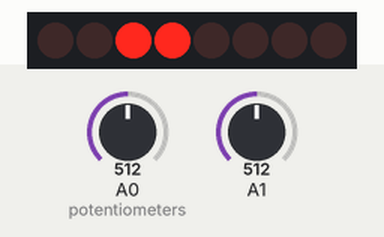
Simulated run of this sketch. Board: Arduino Uno, built with avr-gcc and run on an emulated ATmega328P. Shown: 8 shift-register outputs drawn as a row of LEDs (first output left, lit = HIGH). Wiring (inferred from the names in the program): shift register (74HC595): data pin 6; shift clock pin 7; latch pin 4. Wiring (inferred from the signals the program sends): row of LEDs: on Q0, Q1, Q2, Q3, Q4, Q5, Q6, Q7. The inputs (shaded band) are chosen by the test bench; at power-on: A1 = 512, A0 (potentiometers) = 512. Random numbers use the default seed unless the sketch sets one.

Above: at 6.1 s.
8.1 s: A1 set to 900
At 9.7 s:
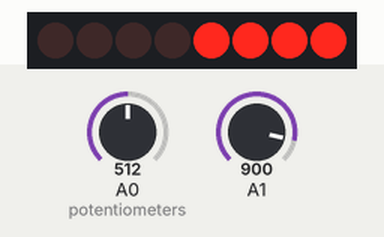
At 10.38 s:
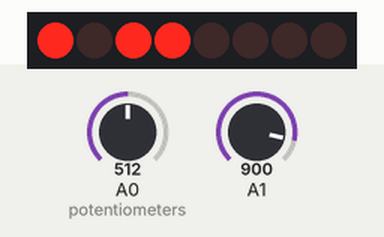
11.1 s: A1 set to 796
14.1 s: A1 set to 765
At 15.4 s:
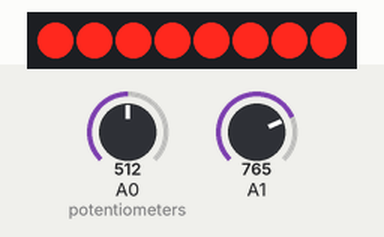
At 16.31 s:
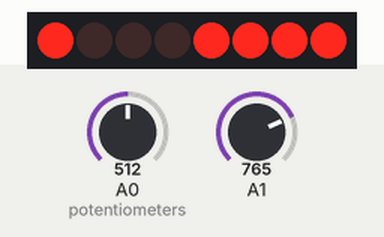
17.1 s: A0 (potentiometers) set to 621
20.1 s: A0 (potentiometers) set to 645
23.1 s: A1 set to 511
Timing chart, 0 to 70.4 s (numbered marks = the images above; inputs shaded):
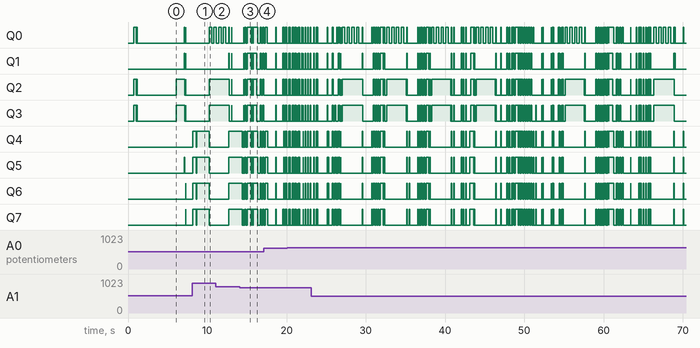

Measured:
- the behaviour switches between 782 and 781 on A1 (found by bisection; images 2 and 3)

The sketch:

Pong.ino
```cpp
#define PIN_SCE   4
#define PIN_RESET 3
#define PIN_DC    5
#define PIN_SDIN  6
#define PIN_SCLK  7

#define LCD_C     LOW
#define LCD_D     HIGH

#define LCD_X     84
#define LCD_Y     6
#include "font.h"
int barWidth = 16;
int barHeight = 4;
int ballPerimeter = 4;
unsigned int bar1X = 0;
unsigned int bar1Y = 0;
unsigned int bar2X = 0;
unsigned int bar2Y = LCD_Y * 8 - barHeight;
int ballX = 0;
int ballY = 0;
boolean isBallUp = false;
boolean isBallRight = true;

//byte pixels[LCD_X][LCD_Y];
unsigned long lastRefreshTime=0;
const int refreshInterval = 150;
byte gameState = 1;
byte ballSpeed = 2;
int player1WinCount = 0;
int player2WinCount = 0;
byte hitCount = 0;

void setup(){
  //Serial.begin(9600);
  LcdInitialise();
  for(int i=0; i<504; i++) LcdWrite(LCD_D,0x00);
  LcdWrite(LCD_C, 0x0D);  // LCD in inverse mode.
  delay(300);
  LcdXY(16,2);
  LcdWriteString("Ping Pong");
  delay(5000);
  LcdWrite(LCD_C, 0x0C);  // LCD in inverse mode.
  delay(300);
  LcdInitialise();
  restartGame();
  while(player1WinCount!=7 && player2WinCount!=7)
  {
    unsigned long now = millis();
    if(now - lastRefreshTime > refreshInterval){
        update();
        refreshScreen();
        lastRefreshTime = now;
    }
  }
  if(player1WinCount==7)
  {
    for(int i=0; i<504; i++) LcdWrite(LCD_D,0x00);
    LcdWrite(LCD_C, 0x0D);  // LCD in inverse mode.
    delay(300);
    LcdXY(4,2);
    LcdWriteString("Player 1 Wins");
  }
  if(player2WinCount==7)
  {
    for(int i=0; i<504; i++) LcdWrite(LCD_D,0x00);
    LcdWrite(LCD_C, 0x0D);  // LCD in inverse mode.
    delay(300);
    LcdXY(4,2);
    LcdWriteString("Player 2 Wins");
  }
}

void loop(){
  //unsigned long now = millis();
  //if(now - lastRefreshTime > refreshInterval){
    //  update();
      //refreshScreen();
      //lastRefreshTime = now;
  //}
}

void restartGame(){
   ballSpeed = 1;
   gameState = 1;
   ballX = random(0, 60);
   ballY = 20;
   isBallUp = false;
   isBallRight = true;
   hitCount = 0;
}
void LcdWriteCharacter(char character)
{   for(int i=0; i<5; i++) LcdWrite(LCD_D,ASCII[character - 0x20][i]);
LcdWrite(LCD_D,0x00);
}
void LcdWriteString(char* characters)
{   while(*characters) LcdWriteCharacter(*characters++);
}
void LcdXY(int x, int y)
{
  LcdWrite(LCD_C,0x80 | x);  // Column.
  LcdWrite(LCD_C,0x40 | y);  // Row.
}

void refreshScreen(){
  if(gameState == 1){
    for(int y = 0; y < LCD_Y; y++){
        for(int x = 0; x < LCD_X; x++){
           byte pixel = 0x00;
           int realY = y * 8;
           // draw ball if in the frame
           if(x >= ballX && x <= ballX + ballPerimeter -1 && ballY + ballPerimeter > realY && ballY < realY + 8 ){
             byte ballMask = 0x00;
             for(int i = 0; i < realY + 8 - ballY; i++){
               ballMask = ballMask >> 1;
               if(i < ballPerimeter)
                 ballMask = 0x80 | ballMask;
             }
             pixel = pixel | ballMask;
           }

           // draw bars if in the frame
           if(x >= bar1X && x <= bar1X + barWidth -1 && bar1Y + barHeight > realY && bar1Y < realY + 8 ){
             byte barMask = 0x00;
             for(int i = 0; i < realY + 8 - bar1Y; i++){
               barMask = barMask >> 1;
               if(i < barHeight)
                 barMask = 0x80 | barMask;
             }
             pixel = pixel | barMask;
           }

           if(x >= bar2X && x <= bar2X + barWidth -1 && bar2Y + barHeight > realY && bar2Y < realY + 8 ){
             byte barMask = 0x00;
             for(int i = 0; i < realY + 8 - bar2Y; i++){
               barMask = barMask >> 1;
               if(i < barHeight)
                 barMask = 0x80 | barMask;
             }
             pixel = pixel | barMask;
           }
           //Serial.println(pixel);
           LcdWrite(LCD_D, pixel);
         }
    }
  } else if(gameState == 2){

  }
}

void update(){
  if(gameState == 1){
     int barMargin = LCD_X - barWidth;
     int pot1 = analogRead(A0); //read potentiometers and set the bar positions
     int pot2 = analogRead(A1);
     bar1X = pot1 / 2 * LCD_X / 512;
     bar2X = pot2 / 2 * LCD_X / 512;

     if(bar1X > barMargin) bar1X = barMargin;
     if(bar2X > barMargin) bar2X = barMargin;

     //move the ball now
     if(isBallUp)
       ballY -= ballSpeed;
     else
       ballY += ballSpeed;
     if(isBallRight)
       ballX += ballSpeed;
     else
       ballX -= ballSpeed;
     //check collisions
     if(ballX < 1){
       isBallRight = true;
       ballX = 0;
     }
     else if(ballX > LCD_X - ballPerimeter - 1){
       isBallRight = false;
       ballX = LCD_X - ballPerimeter;
     }
     if(ballY < barHeight){
       if(ballX + ballPerimeter >= bar1X && ballX <= bar1X + barWidth){ // ball bounces from bar1
         isBallUp = false;
         if(ballX + ballPerimeter/2 < bar1X + barWidth/2)
           isBallRight = false;
         else
           isBallRight = true;
         ballY = barHeight;
         if(++hitCount % 10 == 0 && ballSpeed < 5)
           ballSpeed++;
       }else{ //player2 wins
         gameState = 2;
         player2WinCount++;
       }
     }
     if(ballY + ballPerimeter > LCD_Y * 8 - barHeight){
       if(ballX + ballPerimeter >= bar2X && ballX <= bar2X + barWidth){ //ball bounces from bar2
         isBallUp = true;
         if(ballX + ballPerimeter/2 < bar2X + barWidth/2)
           isBallRight = false;
         else
           isBallRight = true;
         ballY = LCD_Y * 8 - barHeight - ballPerimeter;
         if(++hitCount % 10 == 0 && ballSpeed < 5)
           ballSpeed++;
       }else{ // player 1 wins
         gameState = 2;
         player1WinCount++;
       }
     }
  }else if(gameState == 2){
      for(int i =0; i < 4; i++){
        LcdWrite(LCD_C, 0x0D );  // LCD in inverse mode.
        delay(300);
        LcdWrite(LCD_C, 0x0C );  // LCD in inverse mode.
        delay(300);
      }
      restartGame();
  }
}

void LcdInitialise(void){
  pinMode(PIN_SCE, OUTPUT);
  pinMode(PIN_RESET, OUTPUT);
  pinMode(PIN_DC, OUTPUT);
  pinMode(PIN_SDIN, OUTPUT);
  pinMode(PIN_SCLK, OUTPUT);
  delay(200);
  digitalWrite(PIN_RESET, LOW);
  delay(500);
  digitalWrite(PIN_RESET, HIGH);
  LcdWrite(LCD_C, 0x21 );  // LCD Extended Commands.
  LcdWrite(LCD_C, 0xB8 );  // Set LCD Vop (Contrast).
  LcdWrite(LCD_C, 0x04 );  // Set Temp coefficent. //0x04
  LcdWrite(LCD_C, 0x14 );  // LCD bias mode 1:48. //0x13
  LcdWrite(LCD_C, 0x0C );  // LCD in normal mode.
  LcdWrite(LCD_C, 0x20 );
  LcdWrite(LCD_C, 0x80 ); //select X Address 0 of the LCD Ram
  LcdWrite(LCD_C, 0x40 ); //select Y Address 0 of the LCD Ram - Reset is not working for some reason, so I had to set these addresses
  LcdWrite(LCD_C, 0x0C );
}

void LcdWrite(byte dc, byte data){
  digitalWrite(PIN_DC, dc);
  digitalWrite(PIN_SCE, LOW);
  shiftOut(PIN_SDIN, PIN_SCLK, MSBFIRST, data);
  digitalWrite(PIN_SCE, HIGH);
}
```

Source omitted: font.h (data table, 3997 bytes)
